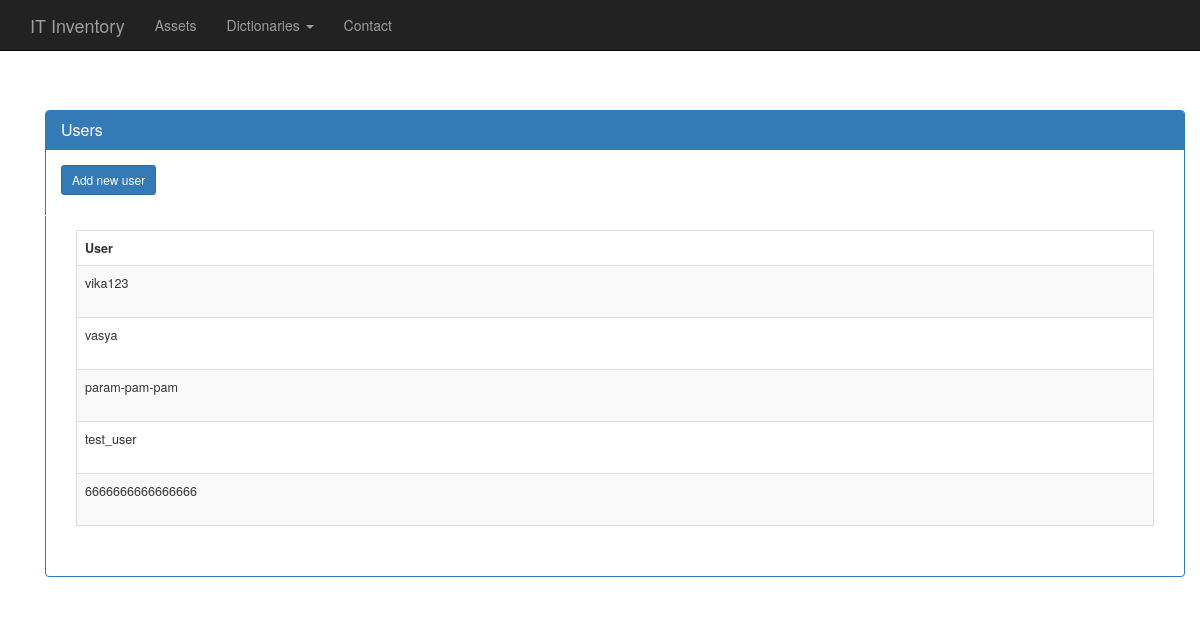
Page /dict_users on the earlier database version.
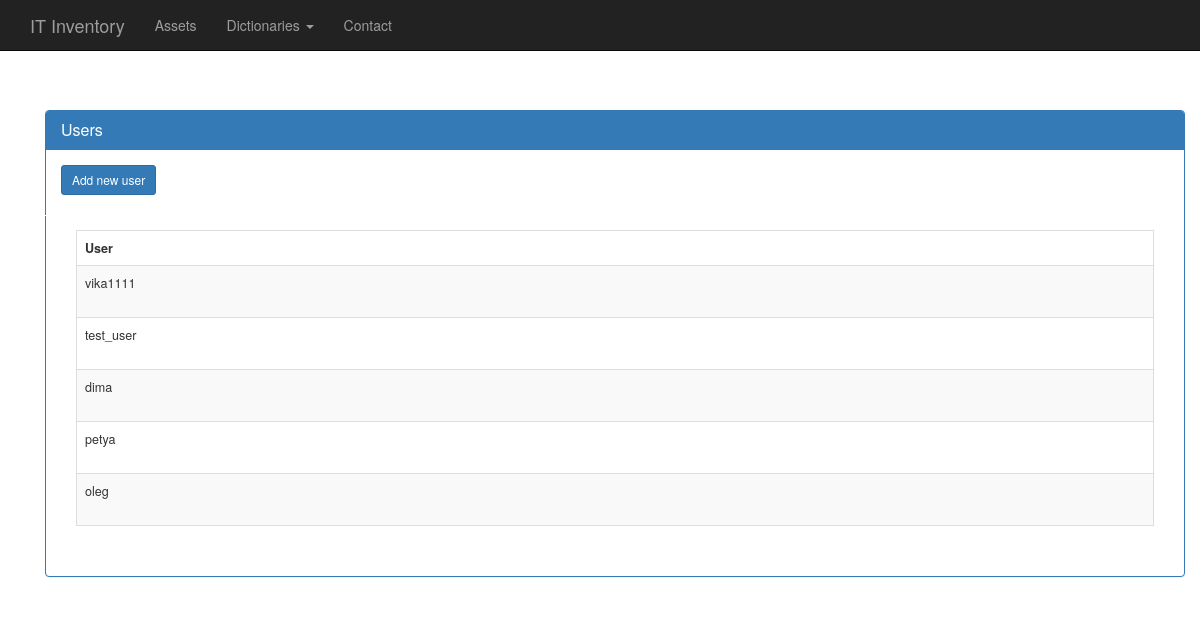
Same page on the later database version.
### basic/models.py (models this page shows, shortened)
class user (models.Model):
    name = models.CharField(max_length=30)

### basic/views.py (the view)
# urls.py: url(r'^dict_users', dict_users),
def dict_users(request):
    users_all=user.objects.all()
    context = {"users_all": users_all}
    template = "dict_users.html"
    return render(request, template, context)

### basic/templates/dict_users.html (shortened to what this page needs)
{% load staticfiles %}
<!DOCTYPE html>
<html lang="en">
  <head>
    <link href="{% static 'css/bootstrap.min.css' %}" rel="stylesheet">
    <link href="{% static 'css/starter-template.css' %}" rel="stylesheet">
  </head>
  <body>
    <nav class="navbar navbar-inverse navbar-fixed-top">
      <div class="container">
        <div class="navbar-header">
          <a class="navbar-brand" href="/index">IT Inventory</a>
        </div>
        <div id="navbar" class="collapse navbar-collapse">
          <ul class="nav navbar-nav">
            <li><a href="assets">Assets</a></li>
            <li class="dropdown">
                <a href="#" class="dropdown-toggle" data-toggle="dropdown" aria-expanded="false">Dictionaries <b class="caret"></b></a>
            </li>
            <li><a href="/contact">Contact</a></li>
          </ul>
        </div>
      </div>
    </nav>
    <div class="container body-content">
        <div class="container">
            <br />
            <br />
            <br />
            <div class="panel panel-primary">
                <div class="panel-heading">
                    <h2 class="panel-title">
                        Users
                    </h2>
                </div>
                <div class="panel-body">
                    <div class="row-fluid">
<a class="btn btn-primary btn-sm" href="/new_dict_user" role="button">Add new user</a>
        <br/>
        <br/>
<div style="border-top: 1px solid #fff !important;" class=" foo panel-body table-index table-hover">
    <table style="font-size: 90%" class=" panel-body table table-hover datagrid table-striped">
        <tr>
            <th class=" control-box-header" />
            <th class="my-td"> User </th>
        </tr>
        {% for i in users_all %}
        <tr class=" for_shown">
            <td class="my-td td-border foo container body-content">
                {{i.name}}
            </td>
        </tr>
        {%endfor%}
    </table>
</div>
                    </div>
                </div>
            </div>
        </div>
    </div>
  </body>
</html>

Differences in the rows shown:
removed user: name "vasya"
removed user: name "param-pam-pam"
removed user: name "6666666666666666"
changed user: name "vika123" → "vika1111"
added user: name "dima"
added user: name "petya"
added user: name "oleg"
